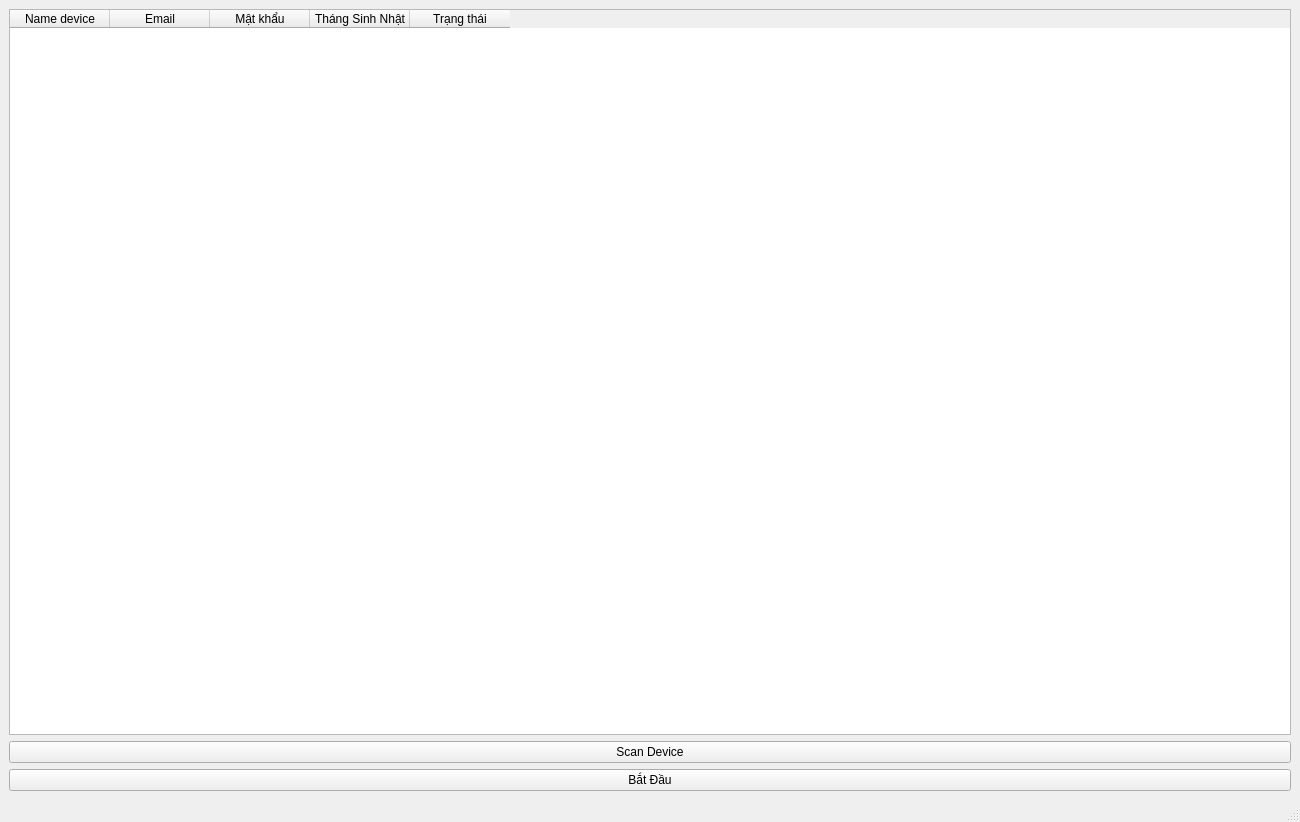
<?xml version="1.0" encoding="UTF-8"?>
<ui version="4.0">
 <class>MainWindow</class>
 <widget class="QMainWindow" name="MainWindow">
  <property name="geometry">
   <rect>
    <x>0</x>
    <y>0</y>
    <width>1300</width>
    <height>822</height>
   </rect>
  </property>
  <property name="windowTitle">
   <string>MainWindow</string>
  </property>
  <widget class="QWidget" name="centralwidget">
   <layout class="QGridLayout" name="gridLayout">
    <item row="0" column="0">
     <layout class="QVBoxLayout" name="verticalLayout">
      <item>
       <widget class="QTableWidget" name="tableWidget">
        <column>
         <property name="text">
          <string>Name device</string>
         </property>
        </column>
        <column>
         <property name="text">
          <string>Email</string>
         </property>
        </column>
        <column>
         <property name="text">
          <string>Mật khẩu</string>
         </property>
        </column>
        <column>
         <property name="text">
          <string>Tháng Sinh Nhật</string>
         </property>
        </column>
        <column>
         <property name="text">
          <string>Trạng thái</string>
         </property>
        </column>
       </widget>
      </item>
      <item>
       <widget class="QPushButton" name="scanDeviceBtn">
        <property name="text">
         <string>Scan Device</string>
        </property>
       </widget>
      </item>
      <item>
       <widget class="QPushButton" name="startBtn">
        <property name="text">
         <string>Bắt Đầu</string>
        </property>
       </widget>
      </item>
     </layout>
    </item>
   </layout>
  </widget>
  <widget class="QStatusBar" name="statusbar"/>
 </widget>
 <resources/>
 <connections/>
</ui>
